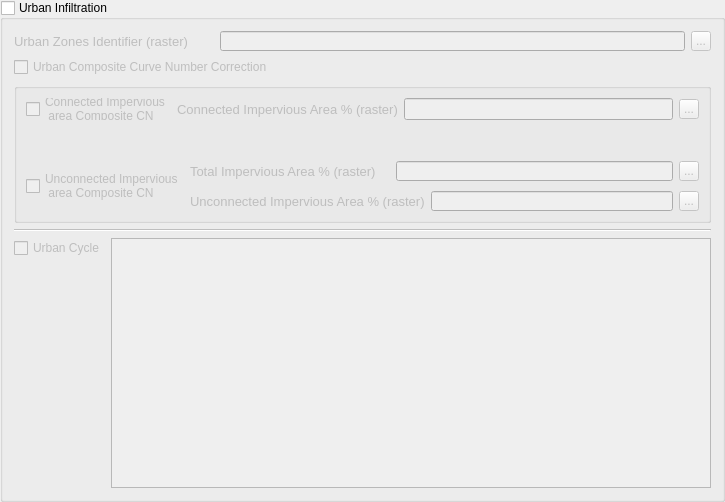
        <widget class="QGroupBox" name="groupBox_urban">
         <property name="enabled">
          <bool>true</bool>
         </property>
         <property name="title">
          <string>Urban Infiltration</string>
         </property>
         <property name="checkable">
          <bool>true</bool>
         </property>
         <property name="checked">
          <bool>false</bool>
         </property>
         <layout class="QVBoxLayout" name="verticalLayout_12">
          <item>
           <layout class="QHBoxLayout" name="horizontalLayout_16">
            <item>
             <widget class="QLabel" name="label_urban_zone_raster">
              <property name="enabled">
               <bool>false</bool>
              </property>
              <property name="minimumSize">
               <size>
                <width>200</width>
                <height>20</height>
               </size>
              </property>
              <property name="font">
               <font>
                <pointsize>10</pointsize>
                <weight>50</weight>
                <bold>false</bold>
                <kerning>true</kerning>
               </font>
              </property>
              <property name="text">
               <string>Urban Zones Identifier (raster)</string>
              </property>
             </widget>
            </item>
            <item>
             <widget class="QLineEdit" name="lineEdit_urban_zone_raster">
              <property name="enabled">
               <bool>false</bool>
              </property>
              <property name="minimumSize">
               <size>
                <width>150</width>
                <height>20</height>
               </size>
              </property>
             </widget>
            </item>
            <item>
             <widget class="QToolButton" name="toolButton_browse_urban_zone_raster">
              <property name="enabled">
               <bool>false</bool>
              </property>
              <property name="sizePolicy">
               <sizepolicy hsizetype="Preferred" vsizetype="Fixed">
                <horstretch>0</horstretch>
                <verstretch>0</verstretch>
               </sizepolicy>
              </property>
              <property name="minimumSize">
               <size>
                <width>20</width>
                <height>0</height>
               </size>
              </property>
              <property name="maximumSize">
               <size>
                <width>20</width>
                <height>20</height>
               </size>
              </property>
              <property name="text">
               <string>...</string>
              </property>
             </widget>
            </item>
           </layout>
          </item>
          <item>
           <widget class="QCheckBox" name="checkBox_urban_cn_correction">
            <property name="enabled">
             <bool>false</bool>
            </property>
            <property name="minimumSize">
             <size>
              <width>200</width>
              <height>0</height>
             </size>
            </property>
            <property name="text">
             <string>Urban Composite Curve Number Correction</string>
            </property>
           </widget>
          </item>
          <item>
           <widget class="QGroupBox" name="groupBox_urban_cn_correction">
            <property name="enabled">
             <bool>false</bool>
            </property>
            <property name="maximumSize">
             <size>
              <width>16777215</width>
              <height>140</height>
             </size>
            </property>
            <property name="title">
             <string/>
            </property>
            <layout class="QVBoxLayout" name="verticalLayout_10">
             <item>
              <layout class="QHBoxLayout" name="horizontalLayout_32">
               <item>
                <widget class="QCheckBox" name="checkBox_cia_cn_composite">
                 <property name="minimumSize">
                  <size>
                   <width>120</width>
                   <height>22</height>
                  </size>
                 </property>
                 <property name="text">
                  <string>Connected Impervious
 area Composite CN</string>
                 </property>
                </widget>
               </item>
               <item>
                <layout class="QHBoxLayout" name="horizontalLayout_17">
                 <item>
                  <widget class="QLabel" name="label_cn_urban_cia_raster">
                   <property name="minimumSize">
                    <size>
                     <width>200</width>
                     <height>20</height>
                    </size>
                   </property>
                   <property name="font">
                    <font>
                     <pointsize>10</pointsize>
                     <weight>50</weight>
                     <bold>false</bold>
                     <kerning>true</kerning>
                    </font>
                   </property>
                   <property name="text">
                    <string>Connected Impervious Area % (raster)</string>
                   </property>
                  </widget>
                 </item>
                 <item>
                  <widget class="QLineEdit" name="lineEdit_cn_urban_cia_raster">
                   <property name="minimumSize">
                    <size>
                     <width>150</width>
                     <height>20</height>
                    </size>
                   </property>
                  </widget>
                 </item>
                 <item>
                  <widget class="QToolButton" name="toolButton_browse_cn_urban_cia_raster">
                   <property name="sizePolicy">
                    <sizepolicy hsizetype="Preferred" vsizetype="Fixed">
                     <horstretch>0</horstretch>
                     <verstretch>0</verstretch>
                    </sizepolicy>
                   </property>
                   <property name="minimumSize">
                    <size>
                     <width>20</width>
                     <height>0</height>
                    </size>
                   </property>
                   <property name="maximumSize">
                    <size>
                     <width>20</width>
                     <height>20</height>
                    </size>
                   </property>
                   <property name="text">
                    <string>...</string>
                   </property>
                  </widget>
                 </item>
                </layout>
               </item>
              </layout>
             </item>
             <item>
              <spacer name="verticalSpacer_2">
               <property name="orientation">
                <enum>Qt::Vertical</enum>
               </property>
               <property name="sizeType">
                <enum>QSizePolicy::Maximum</enum>
               </property>
               <property name="sizeHint" stdset="0">
                <size>
                 <width>20</width>
                 <height>40</height>
                </size>
               </property>
              </spacer>
             </item>
             <item>
              <layout class="QHBoxLayout" name="horizontalLayout_34">
               <item>
                <widget class="QCheckBox" name="checkBox_uncia_cn_composite">
                 <property name="minimumSize">
                  <size>
                   <width>120</width>
                   <height>22</height>
                  </size>
                 </property>
                 <property name="text">
                  <string>Unconnected Impervious
 area Composite CN</string>
                 </property>
                </widget>
               </item>
               <item>
                <layout class="QVBoxLayout" name="verticalLayout_9">
                 <item>
                  <layout class="QHBoxLayout" name="horizontalLayout_18">
                   <item>
                    <widget class="QLabel" name="label_cn_urban_uncia_total_raster">
                     <property name="minimumSize">
                      <size>
                       <width>200</width>
                       <height>20</height>
                      </size>
                     </property>
                     <property name="font">
                      <font>
                       <pointsize>10</pointsize>
                       <weight>50</weight>
                       <bold>false</bold>
                       <kerning>true</kerning>
                      </font>
                     </property>
                     <property name="text">
                      <string>Total Impervious Area % (raster)</string>
                     </property>
                    </widget>
                   </item>
                   <item>
                    <widget class="QLineEdit" name="lineEdit_cn_urban_uncia_total_raster">
                     <property name="minimumSize">
                      <size>
                       <width>150</width>
                       <height>20</height>
                      </size>
                     </property>
                    </widget>
                   </item>
                   <item>
                    <widget class="QToolButton" name="toolButton_browse_cn_urban_uncia_total_raster">
                     <property name="sizePolicy">
                      <sizepolicy hsizetype="Preferred" vsizetype="Fixed">
                       <horstretch>0</horstretch>
                       <verstretch>0</verstretch>
                      </sizepolicy>
                     </property>
                     <property name="minimumSize">
                      <size>
                       <width>20</width>
                       <height>0</height>
                      </size>
                     </property>
                     <property name="maximumSize">
                      <size>
                       <width>20</width>
                       <height>20</height>
                      </size>
                     </property>
                     <property name="text">
                      <string>...</string>
                     </property>
                    </widget>
                   </item>
                  </layout>
                 </item>
                 <item>
                  <spacer name="verticalSpacer">
                   <property name="orientation">
                    <enum>Qt::Vertical</enum>
                   </property>
                   <property name="sizeType">
                    <enum>QSizePolicy::Fixed</enum>
                   </property>
                   <property name="sizeHint" stdset="0">
                    <size>
                     <width>20</width>
                     <height>4</height>
                    </size>
                   </property>
                  </spacer>
                 </item>
                 <item>
                  <layout class="QHBoxLayout" name="horizontalLayout_19">
                   <item>
                    <widget class="QLabel" name="label_cn_urban_uncia_raster">
                     <property name="minimumSize">
                      <size>
                       <width>200</width>
                       <height>20</height>
                      </size>
                     </property>
                     <property name="font">
                      <font>
                       <pointsize>10</pointsize>
                       <weight>50</weight>
                       <bold>false</bold>
                       <kerning>true</kerning>
                      </font>
                     </property>
                     <property name="text">
                      <string>Unconnected Impervious Area % (raster)</string>
                     </property>
                    </widget>
                   </item>
                   <item>
                    <widget class="QLineEdit" name="lineEdit_cn_urban_uncia_raster">
                     <property name="minimumSize">
                      <size>
                       <width>150</width>
                       <height>20</height>
                      </size>
                     </property>
                    </widget>
                   </item>
                   <item>
                    <widget class="QToolButton" name="toolButton_browse_cn_urban_uncia_raster">
                     <property name="sizePolicy">
                      <sizepolicy hsizetype="Preferred" vsizetype="Fixed">
                       <horstretch>0</horstretch>
                       <verstretch>0</verstretch>
                      </sizepolicy>
                     </property>
                     <property name="minimumSize">
                      <size>
                       <width>20</width>
                       <height>0</height>
                      </size>
                     </property>
                     <property name="maximumSize">
                      <size>
                       <width>20</width>
                       <height>20</height>
                      </size>
                     </property>
                     <property name="text">
                      <string>...</string>
                     </property>
                    </widget>
                   </item>
                  </layout>
                 </item>
                </layout>
               </item>
              </layout>
             </item>
            </layout>
           </widget>
          </item>
          <item>
           <widget class="Line" name="line_6">
            <property name="orientation">
             <enum>Qt::Horizontal</enum>
            </property>
           </widget>
          </item>
          <item>
           <layout class="QHBoxLayout" name="horizontalLayout_31">
            <item>
             <layout class="QVBoxLayout" name="verticalLayout_8">
              <item>
               <widget class="QCheckBox" name="checkBox_urban_cycle">
                <property name="enabled">
                 <bool>false</bool>
                </property>
                <property name="text">
                 <string>Urban Cycle</string>
                </property>
               </widget>
              </item>
              <item>
               <spacer name="verticalSpacer_3">
                <property name="orientation">
                 <enum>Qt::Vertical</enum>
                </property>
                <property name="sizeHint" stdset="0">
                 <size>
                  <width>20</width>
                  <height>40</height>
                 </size>
                </property>
               </spacer>
              </item>
             </layout>
            </item>
            <item>
             <widget class="QTableWidget" name="tableWidget_urban">
              <property name="enabled">
               <bool>false</bool>
              </property>
              <property name="sizePolicy">
               <sizepolicy hsizetype="MinimumExpanding" vsizetype="MinimumExpanding">
                <horstretch>0</horstretch>
                <verstretch>0</verstretch>
               </sizepolicy>
              </property>
              <property name="minimumSize">
               <size>
                <width>600</width>
                <height>250</height>
               </size>
              </property>
             </widget>
            </item>
           </layout>
          </item>
         </layout>
        </widget>
